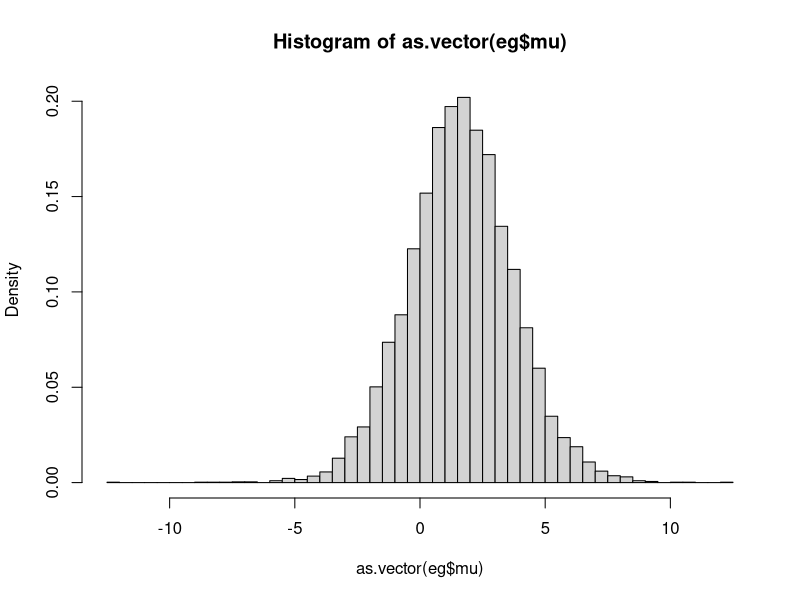

Write the R code that produced this figure.
gibbs.n <- function( iter, mu0, tau0, X=X ) {
  mu <- mu0
  tau <- tau0
  mus <-NULL
  sds <-NULL
  taus <-NULL
  xbar <- mean(X)
  n <- length(X)
  for(i in 1: iter ) {
    mu <- rnorm(1, xbar, sqrt(tau/n) )
    tau <- sum((X-mu)^2)/rchisq(1,n)
    std <- sqrt(tau)
    mus <- append(mus,mu)
    vars<- append(taus, tau)
    sds <- append(sds, std)
  }
  list(mu=mus, tau=taus, sd=sds)
}
X <- rnorm(15,3,5) # normal sample with mean3, var 25
eg <- gibbs.n(10000,0,1, X)
hist(as.vector(eg$mu), prob=T, nclass=50)